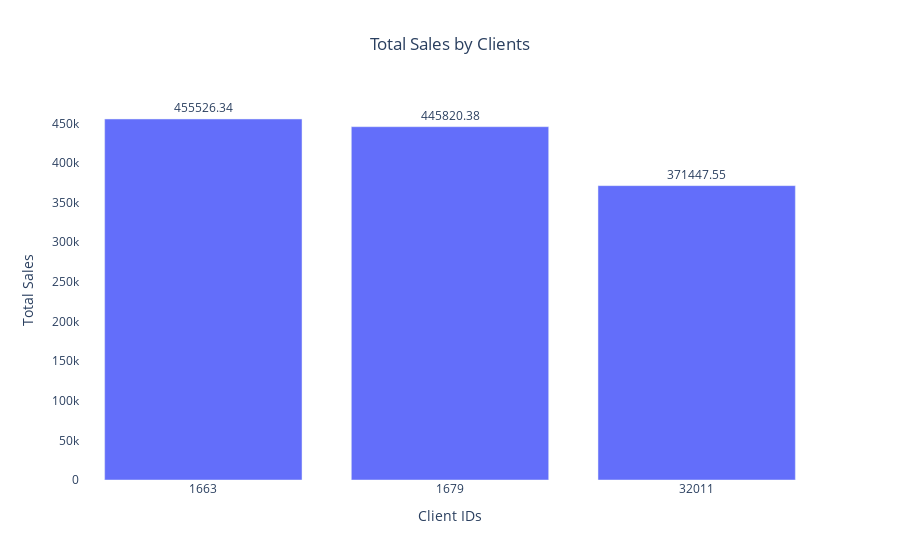

The code cell stored with this chart in its notebook:
### Markdown cell above
### The following visualization shows the total sum for each client

- It will sort top 5 clients in the dataset with heighest of the total sums

### Code cell
fig = px.bar(
    top_5_clients,
    x='ClientID',          
    y='Total Sales',   
    #color='Company',   
    title="Total Sales by Clients",
    labels={'Total Sales': 'Total Sales', 'Date': 'ClientsID'},
    #barmode='group',   
    text='Total Sales' 
)


fig.update_traces(
    texttemplate='%{text:.2f}',   
    textposition='outside',       
)


fig.update_layout(
    xaxis_tickformat='%Y-%m-%d',   
    xaxis_title='Client IDs',
    yaxis_title='Total Sales',
    #legend_title='Clients',
    title_x=0.5,                   
    plot_bgcolor='rgba(0,0,0,0)',  
    bargap=0.2                     
)


fig.show()

### Figure 1 — Plotly figure (JSON) as saved in the notebook; plotly's stock layout.template omitted (floating-point values rounded to 4 significant figures)
{"data": [{"alignmentgroup": "True", "hovertemplate": "ClientID=%{x}<br>Total Sales=%{text}<extra></extra>", "legendgroup": "", "marker": {"color": "#636efa", "pattern": {"shape": ""}}, "name": "", "offsetgroup": "", "orientation": "v", "showlegend": false, "text": [455500.0, 445800.0, 371400.0], "textposition": "outside", "texttemplate": "%{text:.2f}", "type": "bar", "x": ["1663", "1679", "32011"], "xaxis": "x", "y": [455500.0, 445800.0, 371400.0], "yaxis": "y"}], "layout": {"bargap": 0.2, "barmode": "relative", "legend": {"tracegroupgap": 0}, "plot_bgcolor": "rgba(0,0,0,0)", "title": {"text": "Total Sales by Clients", "x": 0.5}, "xaxis": {"anchor": "y", "domain": [0, 1], "tickformat": "%Y-%m-%d", "title": {"text": "Client IDs"}}, "yaxis": {"anchor": "x", "domain": [0, 1], "title": {"text": "Total Sales"}}}}
